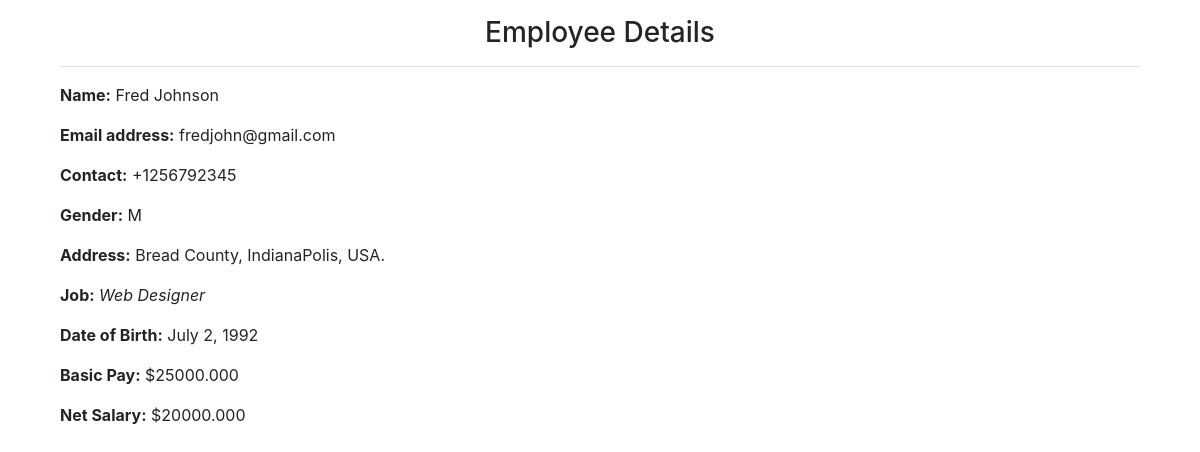
The page /emp_detail/fredjohn@gmail.com on the database its author committed.
### employees/models.py (models this page shows, shortened)
class Employee(models.Model):
    GENDER_CHOICES = [
        ('M', 'Male'),
        ('F', 'Female'),
    ]
    first_name = models.CharField(max_length=30)
    last_name = models.CharField(max_length=30)
    email_id = models.EmailField(max_length=255)
    phone_num = models.CharField(max_length=12)
    gender = models.CharField(choices=GENDER_CHOICES,max_length=1)
    address = models.TextField()
    job = models.ManyToManyField('AvailableJob',blank=True)
    dob = models.DateField()
    basic_pay = models.DecimalField(max_digits=20,decimal_places=3)
    net_salary = models.DecimalField(max_digits=20,decimal_places=3)

class AvailableJob(models.Model):
    job_name = models.CharField(max_length=50)

### employees/views.py (the view)
# urls.py: path('emp_detail/<str:email>',views.employee_detail,name='employee_detail'),
def employee_detail(request,email):
    try:
        employee = Employee.objects.get(email_id=email)
    except Employee.DoesNotExist:
        raise Http404('Employee not found!')
    return render(request, 'emp_detail.html',{'employee':employee})

### employees/templates/emp_detail.html
{% extends 'base.html' %}
{% block content %}
<div class="container">
  <div class="row">
    <div class="col-lg-12">
      <h3 class="text-center"> Employee Details </h3>
      <hr>
      <p> <b>Name:</b> {{employee.first_name}} {{employee.last_name}} </p>
      <p> <b>Email address:</b> {{employee.email_id}} </p>
      <p><b> Contact:</b> {{employee.phone_num}} </p>
      <p> <b>Gender:</b> {{employee.gender}} </p>
      <p> <b>Address:</b> {{employee.address}} </p>
      <p> <b>Job:</b>
        {% for job in employee.job.all %}
          <em> {{job.job_name}} </em>
        {% endfor %}
       </p>
      <p> <b>Date of Birth:</b> {{employee.dob}} </p>
      <p> <b>Basic Pay:</b> ${{employee.basic_pay}} </p>
      <p> <b>Net Salary:</b> ${{employee.net_salary}} </p>
    </div>
  </div>
</div>
{% endblock %}

### rows shown on the page
Employee: first_name "Fred", last_name "Johnson", email_id "fredjohn@gmail.com", phone_num "+1256792345", gender "M", address "Bread County, IndianaPolis, USA.", dob "July 2, 1992", basic_pay "25000.000", net_salary "20000.000"
AvailableJob: job_name "Web Designer"
